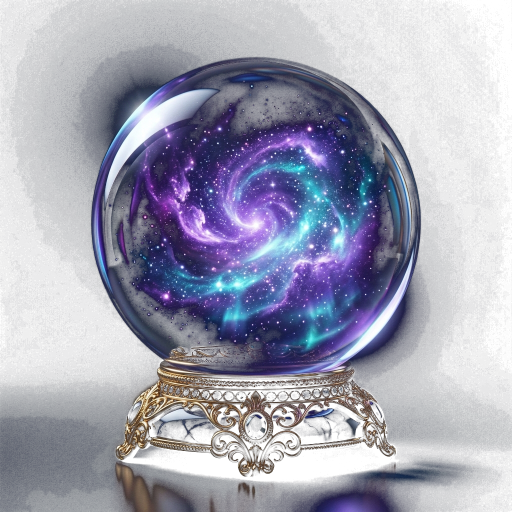
#> input picture images/crystal_ball_transparent.png, 1024 x 1024 px (shown at 1/2 size)
$ python build_icons.py
#> lines starting #> are read from the running program, lines starting #| are printed output that depends on the picture; after the words box and inside, x2 and y2 are one past the last pixel; in counts of white or black regions, pixels touching at a corner belong together
#!/usr/bin/env python3
"""Cut photoreal icon assets out of the full-size renders.

The site was using OS emoji (🔮, 👁 …) for its pictographic icons, which render
as flat cartoon glyphs and sit badly against the photoreal artwork elsewhere.
Two of those emoji have a real photographic counterpart already in the project,
so they get cut out here for use at icon size:

    crystal_ball_transparent.png        -> icon-orb.png   (replaces 🔮)
    photorealistic_purple_iris_orb.png  -> icon-eye.png   (replaces 👁)

Both sources have their dark studio background baked in despite the filenames,
so the sphere is masked out with a feathered circle rather than trusted alpha.

Run:  python3 tools/build_icons.py
"""
import os

import numpy as np
from PIL import Image, ImageDraw, ImageFilter

HERE = os.path.dirname(os.path.abspath(__file__))
IMAGES = os.path.join(HERE, '..', 'images')

# Sphere geometry measured off the source render, not guessed: the widest
# bright run sits at y=440 spanning x 183..840.
ORB = {'src': 'crystal_ball_transparent.png', 'cx': 511, 'cy': 445, 'r': 322}
OUT_SIZE = 256


def circular_cutout(path, cx, cy, r, feather=6.0, out_size=OUT_SIZE):
#> called with cx = 511, cy = 445, r = 322, feather = 6, out_size = 256
    im = Image.open(path).convert('RGBA')
#> im is the input picture: PIL image 1024x1024 RGBA; mean R, G, B, A 33.3, 35.8, 57.6, 121.7

    mask = Image.new('L', im.size, 0)
#> mask: PIL image 1024x1024 L; every value is 0
    ImageDraw.Draw(mask).ellipse([cx - r, cy - r, cx + r, cy + r], fill=255)
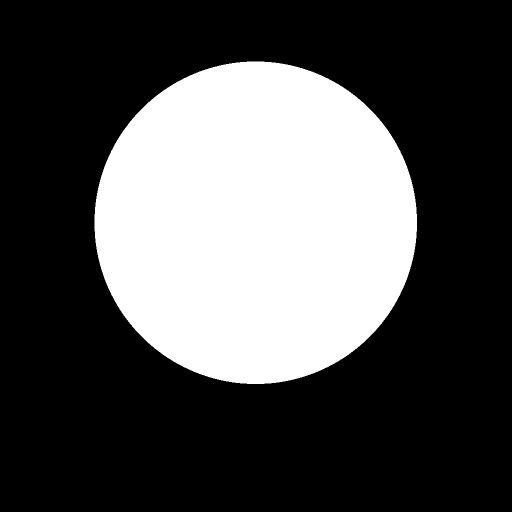
#> mask: PIL image 1024x1024 L (shown at 1/2 size); 31.1% white; 1 white region, box (x1, y1, x2, y2) and area: (189, 123, 834, 768) 326629
    mask = mask.filter(ImageFilter.GaussianBlur(feather))
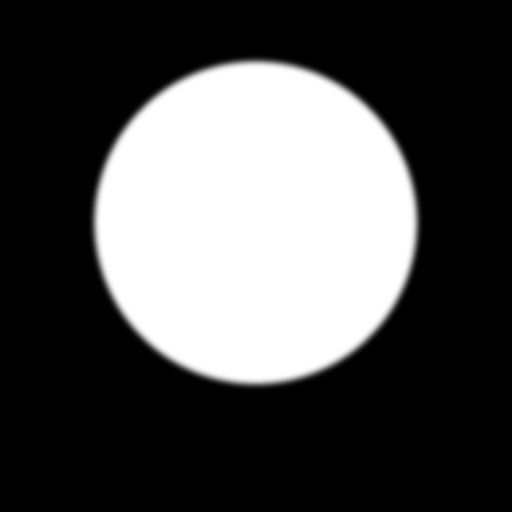
#> mask: PIL image 1024x1024 L (shown at 1/2 size); min 0, max 255, mean 79.4

    arr = np.array(im).astype(np.float64)
    arr[..., 3] = np.minimum(arr[..., 3], np.array(mask).astype(np.float64))
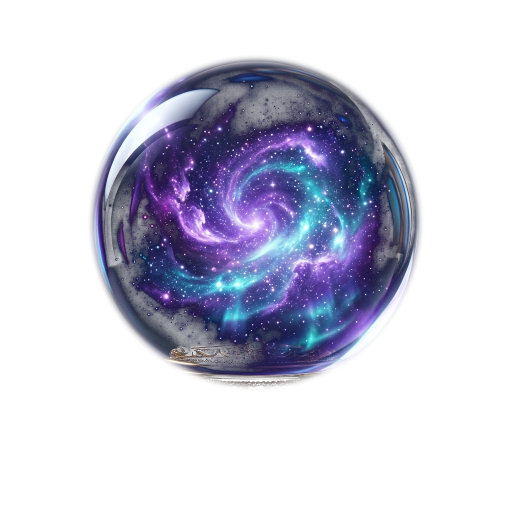
#> arr: shape (1024, 1024, 4) float64 (shown at 1/2 size); mean R, G, B, A 33.3, 35.8, 57.6, 73.3; transparent parts drawn white
    # zero the colour under full transparency so PNG can compress the surround
    out = np.clip(arr, 0, 255).astype(np.uint8)
    out[..., :3][out[..., 3] == 0] = 0

    cut = Image.fromarray(out).crop((cx - r, cy - r, cx + r, cy + r))
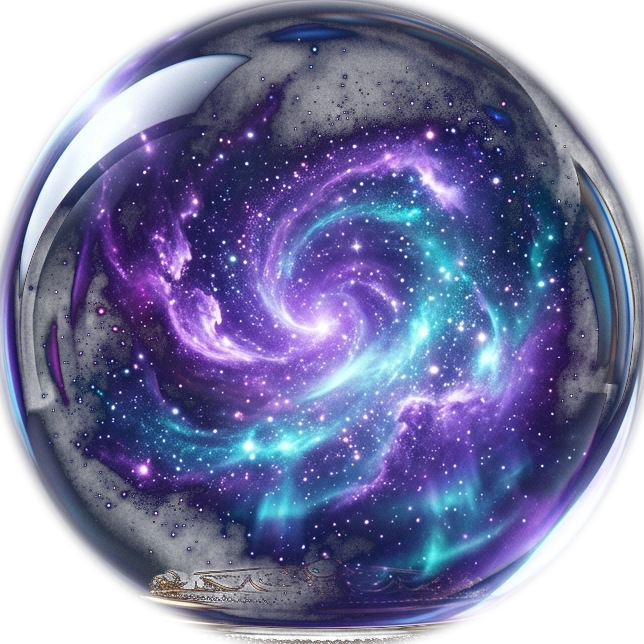
#> cut: PIL image 644x644 RGBA; mean R, G, B, A 61.7, 63.6, 103.6, 184.7; transparent parts drawn white
    return cut.resize((out_size, out_size), Image.LANCZOS)
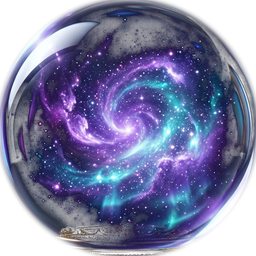
#> returned value: PIL image 256x256 RGBA; mean R, G, B, A 61.6, 63.4, 103.4, 184.6; transparent parts drawn white


def main():
    orb = circular_cutout(os.path.join(IMAGES, ORB['src']),
                          ORB['cx'], ORB['cy'], ORB['r'])
    orb.save(os.path.join(IMAGES, 'icon-orb.png'))
    print(f"  icon-orb.png   {os.path.getsize(os.path.join(IMAGES, 'icon-orb.png')):>7,} bytes")

    # the iris orb is already cut out; it only needs sizing down
    eye = Image.open(os.path.join(IMAGES, 'photorealistic_purple_iris_orb.png')).convert('RGBA')
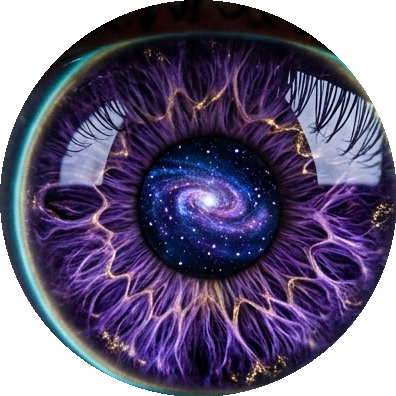
#> input picture images/photorealistic_purple_iris_orb.png, 396 x 396 px
#> eye is the input picture: PIL image 396x396 RGBA; mean R, G, B, A 62.6, 54.7, 85, 201.1
    eye = eye.resize((OUT_SIZE, OUT_SIZE), Image.LANCZOS)
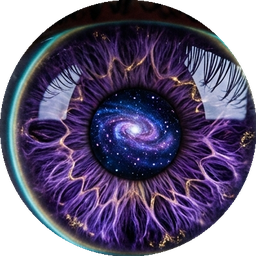
#> eye: PIL image 256x256 RGBA; mean R, G, B, A 51.9, 43.5, 72.5, 201.1; transparent parts drawn white
    arr = np.array(eye)
    arr[..., :3][arr[..., 3] == 0] = 0
#> arr: shape (256, 256, 4)
    Image.fromarray(arr).save(os.path.join(IMAGES, 'icon-eye.png'))
    print(f"  icon-eye.png   {os.path.getsize(os.path.join(IMAGES, 'icon-eye.png')):>7,} bytes")


if __name__ == '__main__':
    print('Building photoreal icons...')
    main()
